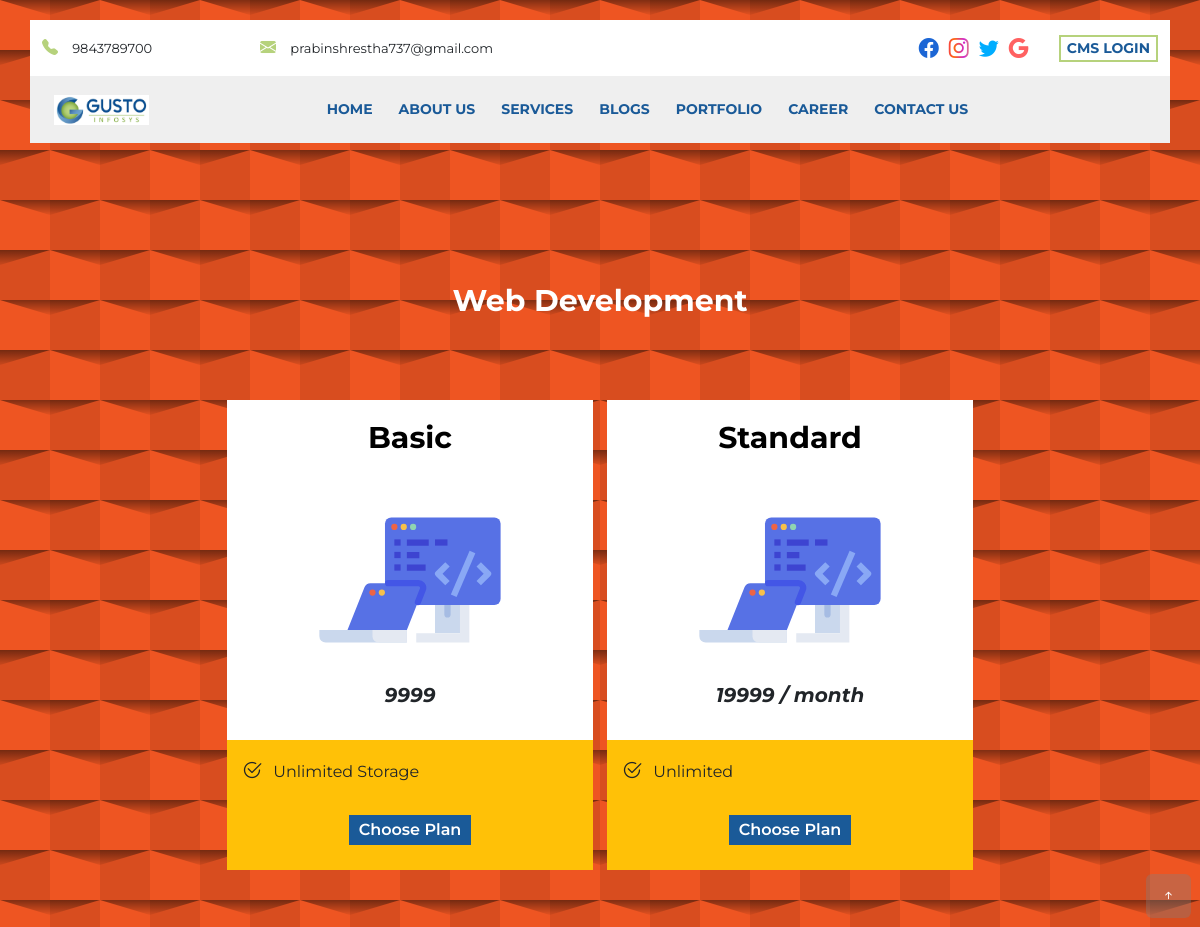
/ourplan/, run on an earlier commit of the app's database.
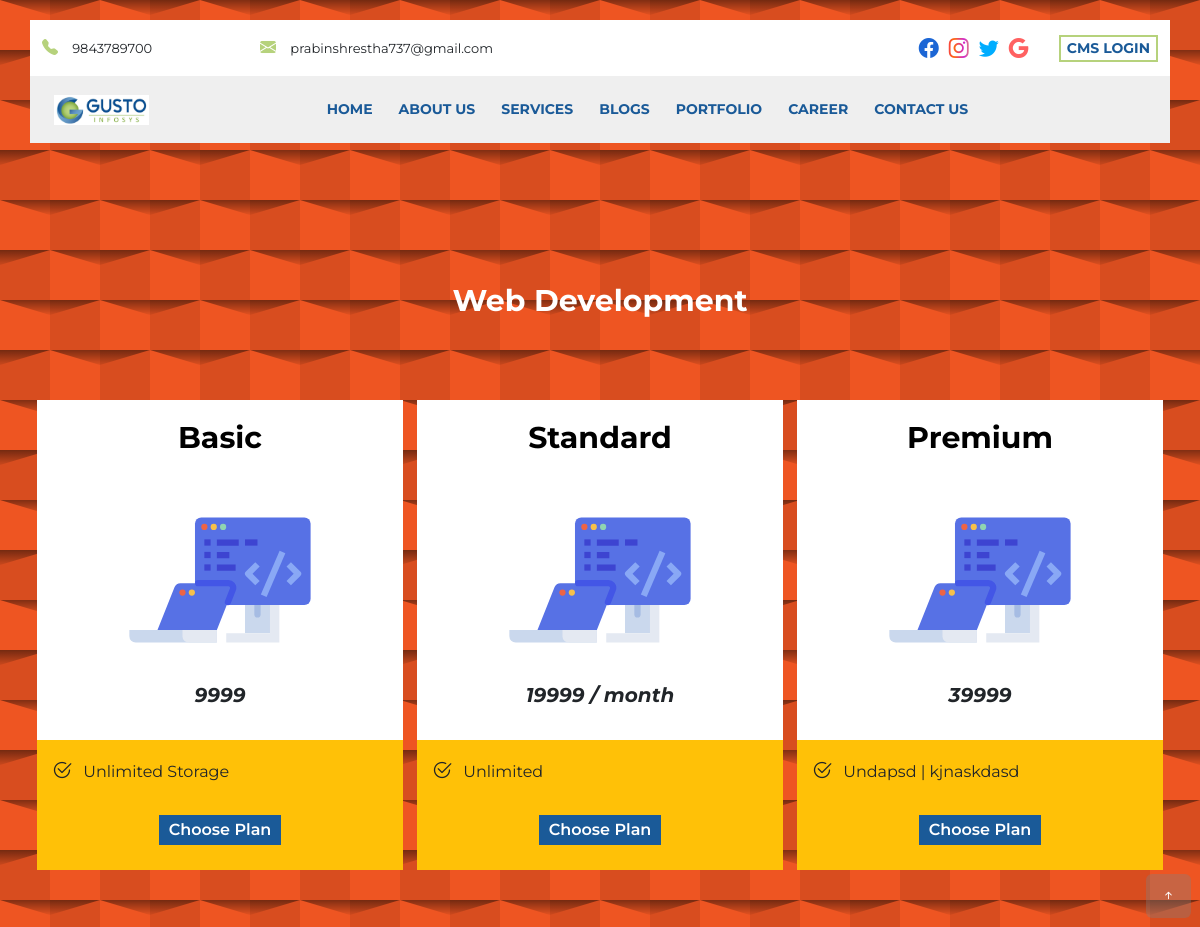
And on a later commit of the database.
### myapp/models.py (models this page shows, shortened)
class CompanyInfo(models.Model):
    email = models.EmailField(max_length=254)
    phone = models.CharField(max_length=15)
    location = models.CharField(max_length=50, default="Sallaghari")
    facebook = models.CharField(max_length=150)
    twitter = models.CharField(max_length=150)
    instagram = models.CharField(max_length=150)
    google = models.CharField(max_length=50)

class OurPlan(models.Model):
    plan_type = models.CharField(max_length=50)
    price = models.CharField(max_length=50)
    description = models.TextField()

### myapp/views.py (the view)
# urls.py: path('ourplan/', views.ourplan, name="ourplan"),
def ourplan(request):
    plan = OurPlan.objects.all()
    info = CompanyInfo.objects.latest('id')
    data = {}
    data['plan'] = plan
    data['infos'] = info
    return render(request, 'plan.html', data)

### templates/plan.html (shortened to what this page needs)
<!DOCTYPE html>
{% load static %}
<html lang="en">
<head>
    <link rel="stylesheet" href="{% static 'node_modules\bootstrap\dist\css\bootstrap.min.css'%}">
    <link rel="stylesheet" href="{% static 'node_modules\bootstrap-icons\font\bootstrap-icons.css'%}">
    <link rel="stylesheet" href="{% static 'owlcarousel\dist\assets\owl.carousel.min.css'%}">
    <link rel="stylesheet" href="{% static 'owlcarousel\dist\assets\owl.theme.default.css'%}">
    <link rel="stylesheet" href="{% static 'node_modules\aos\dist\aos.css'%}" />
    <link rel="stylesheet" href="{% static 'css\main.css'%}">
</head>
<body >
<div class="postion-relative ">
  <section class="header"  data-aos="fade-down">
    <div class="container bg-white">
      <div class="row py-2">
        <div class="col-md-5  header_contact">
          <div class="header_contact_phone">
            <i class="bi bi-telephone-fill "></i>
            <span>{{infos.phone}}</span>
          </div>
          <div class="header_contact_email" >
            <i class="bi bi-envelope-fill "></i>
            <span>{{infos.email}}</span>
          </div>
        </div>
        <div class="col-md-7  header_social">
          <i class="bi bi-facebook" onclick="location.href='#'"></i>
          <i class="bi bi-instagram"onclick="location.href='#'"></i>
          <i class="bi bi-twitter"onclick="location.href='#'"></i>
          <i class="bi bi-google"onclick="location.href='#'"></i>
          <button  class="text-uppercase button_1" onclick="location.href('#')">CMS login</button>
        </div>
      </div>
    </div>
    <section class="">
      <div class="container header_bg">
        <div class="row">
          <div class="col-md-12">
            <nav class="navbar navbar-expand-lg navbar-light ">
              <div class="container-fluid">
                <img class="header_logo" src="{% static 'image\gustologo.jpg'%}" alt="">
                <div class="collapse navbar-collapse justify-content-center" id="navbarSupportedContent">
                  <ul class="navbar-nav mb-2 mb-lg-0 header_links">
                    <li class="nav-item header_links_list">
                      <a class="nav-link  text-uppercase header_link" aria-current="page" href="{% url 'home' %}">Home</a>
                    </li>
                    <li class="nav-item header_links_list">
                      <a class="nav-link  text-uppercase header_link" aria-current="page" href="{% url 'aboutus' %}">About Us</a>
                    </li>
                    <li class="nav-item dropdown header_links_list header_drop">
                      <a class="nav-link dropdown-toggle text-uppercase header_drop_link" href="#" id="navbarDropdown" role="button" data-bs-toggle="dropdown" aria-expanded="false">
                        Services
                      </a>
                    </li>
                    <li class="nav-item header_links_list">
                      <a class="nav-link text-uppercase header_link" aria-current="page" href="{% url 'blog' %}">blogs</a>
                    </li>
                    <li class="nav-item header_links_list">
                      <a class="nav-link text-uppercase header_link " aria-current="page" href="{% url 'portfolio' %}">portfolio</a>
                    </li>
                    <li class="nav-item header_links_list">
                      <a class="nav-link text-uppercase header_link" aria-current="page" href="{% url 'career' %}">Career</a>
                    </li>
                    <li class="nav-item header_links_list">
                      <a class="nav-link text-uppercase header_link" aria-current="page" href="{% url 'contact' %}">contact us</a>
                    </li>
                  </ul>
                </div>
              </div>
            </nav>
          </div>
        </div>
      </div>
    </section>
  </section>
</div>
<section class="plan_bg">
  <div class="container">
    <div class="row">
      <div class="col-md-12 p-0 ">
        <div class="employee_header blog_head pt-5" >
          <p class="text-center plan_top_head">web development</p>
        </div>
        <div class="plan_flex">
        {% for plans in plan %}
        <div class="plan_box"  data-aos="fade-right">
          <div class="plan_box_head">
            <p class="text-capitalized text-center plan_box_type">{{plans.plan_type}}</p>
            <img class="plan_box_img" src="{% static 'image\development.svg'%}" alt="">
            <div class="plan_box_amount">
              <i class="plan_box_price">{{plans.price}}</i>
            </div>
          </div>
          <div class="plan_box_details_bg">
            <div class="plan_box_details">
              <i class="bi bi-check2-circle" ></i>
              <span>{{plans.description}}</span>
            </div>
            <div class="plan_box_but">
              <button class="text-capitalize text-center " onclick="location.href='{% url 'chooseplan'  %}'">choose Plan</button>
            </div>
          </div>
        </div>
        {% endfor %}
<a  href="#goTop" class="href_top" id="href_top"><i class="bi bi-arrow-up-short"></i></a>
</body>
</html>

### static/css/main.css (style rules this page uses)
body { -webkit-box-sizing: border-box; box-sizing: border-box; font-family: 'Montserrat'; }
h1, h2, h3, h4, h5, h6, p { margin: 0px; }
.button_1 { font-weight: 700; font-size: 14px; color: #1a5a98; background: none; border: none; border: 2px solid #b6d27c; margin-left: 25px; -webkit-transition: 0.2s ease-in-out; transition: 0.2s ease-in-out; cursor: pointer; }
.header { position: absolute; top: 20px; z-index: 9999; width: 100%; -webkit-transition: 0.3s ease-in-out; transition: 0.3s ease-in-out; }
.header_bg { background: #efefef; }
.header_logo { height: 30px; width: auto; }
.header_links_list { margin: 5px; }
.header_links_list a { font-weight: 700; font-size: 14px; color: #1a5a98 !important; position: relative; -webkit-transition: 0.2s ease-in-out; transition: 0.2s ease-in-out; padding: 10px; }
.header_links .header_link:after { content: ''; background: #b6d27c; height: 2px; width: 100%; position: absolute; bottom: 0px; left: 0px; margin: 2px; border-radius: 2px; display: none; }
.header_drop_link:before { content: ''; background: #b6d27c; height: 2px; width: 100%; position: absolute; bottom: 0px; left: 0px; margin: 2px; border-radius: 2px; display: none; }
.header_drop_link:after { content: none; }
.header_contact { display: -webkit-box; display: -ms-flexbox; display: flex; -webkit-box-pack: justify; -ms-flex-pack: justify; justify-content: space-between; -webkit-box-align: center; -ms-flex-align: center; align-items: center; }
.header_contact_phone span { font-size: 13px; }
.header_contact_phone i { color: #b6d27c; padding-right: 10px; }
.header_contact_email span { font-size: 13px; }
.header_contact_email i { color: #b6d27c; padding-right: 10px; }
.header_social { display: -webkit-box; display: -ms-flexbox; display: flex; -webkit-box-pack: end; -ms-flex-pack: end; justify-content: flex-end; -webkit-box-align: center; -ms-flex-align: center; align-items: center; }
.header_social i { padding: 5px 5px; font-size: 20px; cursor: pointer; }
.header_social i.bi-facebook { color: #1c66d5; }
.header_social i.bi-instagram { background: -webkit-gradient(linear, left top, right top, from(#f32170), color-stop(#ff6b08), color-stop(#cf23cf), to(#eedd44)); background: linear-gradient(to right, #f32170, #ff6b08, #cf23cf, #eedd44); -webkit-text-fill-color: transparent; -webkit-background-clip: text; }
.header_social i.bi-twitter { color: #00adff; }
.header_social i.bi-google { color: #ff6161; }
.href_top { position: fixed; padding: 10px 15px; color: white; background: #80808059; width: auto; border-radius: 6px; bottom: 9px; right: 9px; }
.href_top i { -webkit-transform: rotate(-90deg); transform: rotate(-90deg); font-size: 15px; line-height: 0px !important; }
.employee_header { font-size: 30px; }
.blog_head { display: -webkit-box; display: -ms-flexbox; display: flex; -webkit-box-pack: justify; -ms-flex-pack: justify; justify-content: space-between; }
.plan_bg { background-color: #ee5522; width: 100%; padding-top: 200px; padding-bottom: 50px; }
.plan_flex { display: -webkit-box; display: -ms-flexbox; display: flex; -ms-flex-wrap: wrap; flex-wrap: wrap; -webkit-box-pack: center; -ms-flex-pack: center; justify-content: center; }
.plan_box { width: 400px; padding: 7px; }
@media (max-width: 1399.98px) { .plan_box { width: 380px; } }
.plan_box_head { padding: 15px; background: white; }
.plan_box_img { height: 200px; width: auto; position: relative; top: 50%; left: 50%; -webkit-transform: translate(-50%, 0%); transform: translate(-50%, 0%); margin-top: 20px; }
.plan_box_type { color: black; font-size: 30px; font-weight: 700; }
.plan_box_amount { text-align: center; padding-bottom: 15px; }
.plan_box_price { font-size: 20px; font-weight: 700; }
.plan_box_details_bg { background: #ffc107; padding: 15px; }
.plan_box_details i { font-size: 20px; }
.plan_box_details span { padding-left: 7px; }
.plan_box_but { text-align: center; padding: 30px 0px 10px; }
.plan_box_but button { border: none; background: #1a5a98; color: white; padding: 3px 10px; font-weight: 600; -webkit-transition: 0.1s ease-in-out; transition: 0.1s ease-in-out; }
.plan_top_head { font-size: 30px; font-weight: 700; text-transform: capitalize; padding: 30px 0px; padding-bottom: 70px; color: white; display: block; width: 100%; }
body, html { margin: 0; padding: 0; }

What changed in the data, as far as the page shows it:
added OurPlan: plan_type "Premium", price "39999", description "Undapsd | kjnaskdasd"
